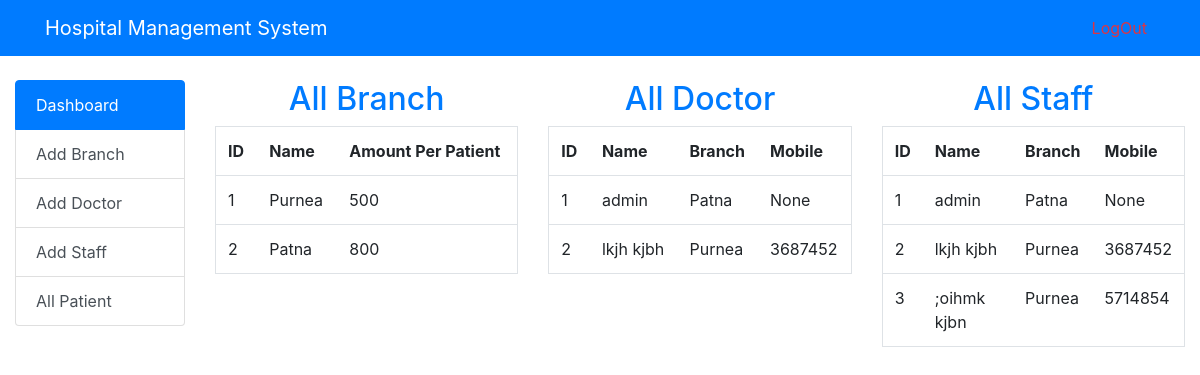
/superadmin (signed in), run on the app's committed database.
### app/models.py (models this page shows)
class Branch(models.Model):
    name = models.CharField(max_length=200)
    amount = models.IntegerField()
    def __str__(self):
        return self.name

class User(AbstractUser):
    branch = models.ForeignKey(Branch, on_delete=models.CASCADE)
    mobile = models.IntegerField(null=True, blank=True)

### app/views.py (the view)
# urls.py: path('superadmin',SuperAdmin.as_view(),name='superadmin'),
class SuperAdmin(LoginRequiredMixin,View):
    def get(self, request):
        if request.user.is_superuser is True:
            context = {
                'allBranch':Branch.objects.all(),
                'allDoctor':User.objects.filter(is_staff=True),
                'allStaff':User.objects.filter(is_active=True)
            }
            return render(request, 'admin/home.html',context)
        else:
            logout(request)
            return redirect('login')

### templates/admin/home.html
{% extends 'base.html' %}
{% block content %}
<div class="container-fluid mt-4">
    <div class="row">
        <div class="col-2">
        <div class="list-group">
          <a href="{% url 'superadmin' %}" class="list-group-item list-group-item-action active" aria-current="true">Dashboard</a>
          <a href="{% url 'add-branch' %}" class="list-group-item list-group-item-action" aria-current="true">Add Branch</a>
          <a href="{% url 'add-doctor' %}" class="list-group-item list-group-item-action">Add Doctor</a>
          <a href="{% url 'add-staff' %}" class="list-group-item list-group-item-action">Add Staff</a>
          <a href="{% url 'all-patient' %}" class="list-group-item list-group-item-action">All Patient</a>
        </div>
    </div>
        <div class="col-10">
            <div class="row">
                <div class="col-4">
                <h2 class="text-center text-primary">All Branch</h2>
                    <table class="table border">
                        <tr>
                            <th>ID</th>
                            <th>Name</th>
                            <th>Amount Per Patient</th>
                        </tr>
                        {% for foo in allBranch %}
                            <tr>
                            <td>{{ foo.id }}</td>
                            <td>{{ foo.name }}</td>
                            <td>{{ foo.amount }}</td>
                            </tr>
                        {% endfor %}
                    </table>
                </div>
                <div class="col-4">
                <h2 class="text-center text-primary">All Doctor</h2>
                    <table class="table border">
                        <tr>
                            <th>ID</th>
                            <th>Name</th>
                            <th>Branch</th>
                            <th>Mobile</th>
                        </tr>
                        {% for foo in allDoctor %}
                            <tr>
                            <td>{{ foo.id }}</td>
                            <td>{{ foo.first_name }} {{ foo.last_name }}</td>
                            <td>{{ foo.branch }}</td>
                            <td>{{ foo.mobile }}</td>
                            </tr>
                        {% endfor %}
                    </table>
                </div>
                <div class="col-4">
                <h2 class="text-center text-primary">All Staff</h2>
                    <table class="table border">
                        <tr>
                            <th>ID</th>
                            <th>Name</th>
                            <th>Branch</th>
                            <th>Mobile</th>
                        </tr>
                        {% for foo in allStaff %}
                            <tr>
                            <td>{{ foo.id }}</td>
                            <td>{{ foo.first_name }} {{ foo.last_name }}</td>
                            <td>{{ foo.branch }}</td>
                            <td>{{ foo.mobile }}</td>
                            </tr>
                        {% endfor %}
                    </table>
                </div>
            </div>
        </div>
    </div>
</div>
{% endblock %}

### data on the page
Branch: id "1", name "Purnea", amount "500"
Branch: id "2", name "Patna", amount "800"
User: id "1", first_name "admin", branch "Patna", mobile "None"
User: id "2", first_name "lkjh", last_name "kjbh", branch "Purnea", mobile "3687452"
User: id "3", first_name ";oihmk", last_name "kjbn", branch "Purnea", mobile "5714854"
